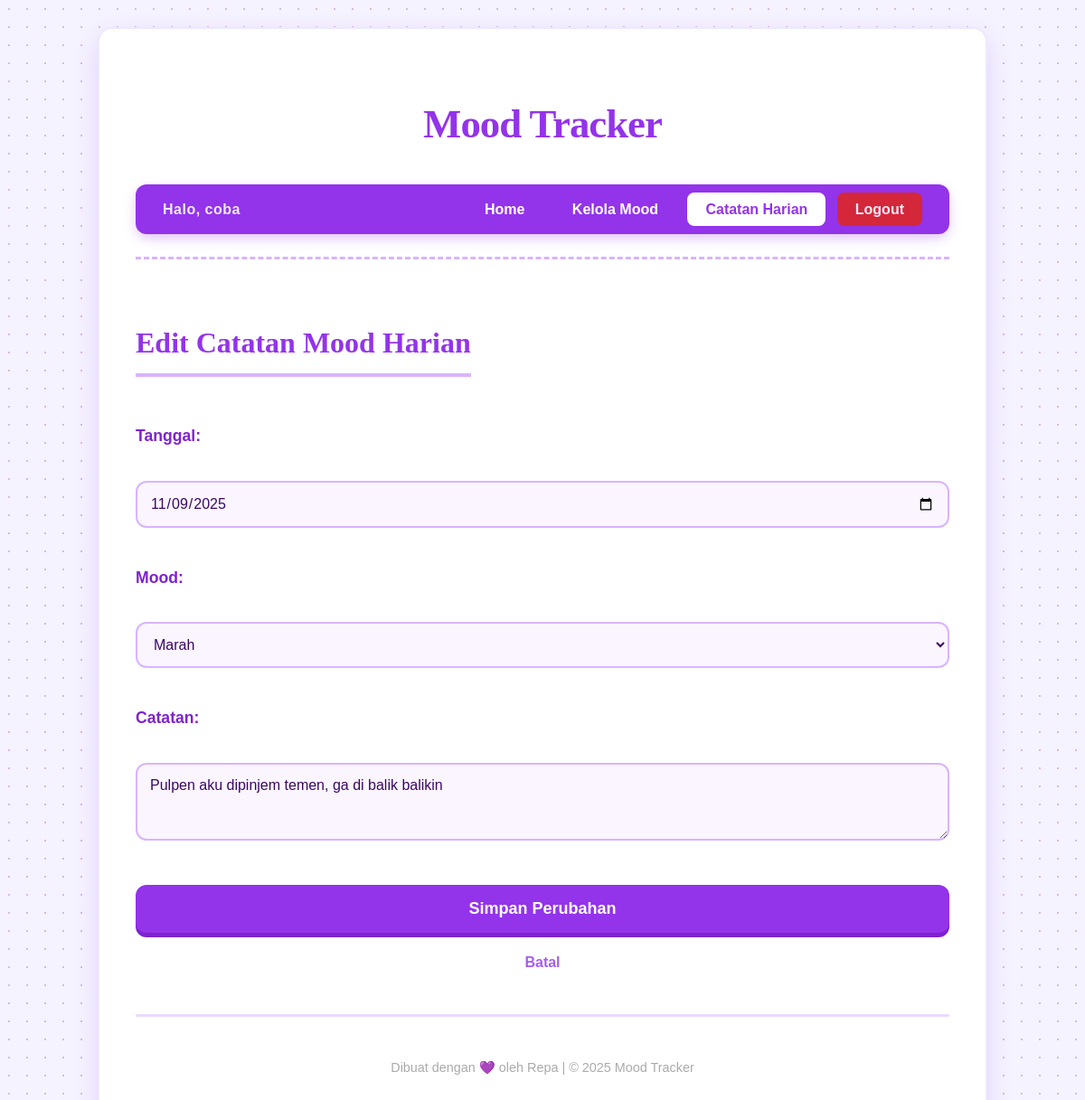
The page /index.php?page=entries&action=edit&id=2 (signed in) on the database its author committed.
### tables this page shows
CREATE TABLE mood_entries (
  entry_id INT AUTO_INCREMENT PRIMARY KEY,
  user_id INT NOT NULL,
  mood_id INT NOT NULL,
  entry_date DATE NOT NULL,
  note TEXT,
  created_at DATETIME DEFAULT CURRENT_TIMESTAMP,
  
   
  CONSTRAINT fk_entry_user FOREIGN KEY (user_id) REFERENCES users(user_id) ON DELETE CASCADE,
  CONSTRAINT fk_entry_mood FOREIGN KEY (mood_id) REFERENCES mood_types(mood_id) ON DELETE RESTRICT
);

CREATE TABLE mood_types (
  mood_id INT AUTO_INCREMENT PRIMARY KEY,
  mood_name VARCHAR(50) NOT NULL,
  mood_color VARCHAR(7),  
  created_at DATETIME DEFAULT CURRENT_TIMESTAMP
);

### class/MoodEntryController.php (called while the page is built, shortened)
<?php
require_once __DIR__ . '/MoodEntryModel.php';
require_once __DIR__ . '/MoodTypeModel.php';
class MoodEntryController {
    private $entryModel;
    private $moodTypeModel;
    public function __construct() {
        $this->entryModel = new MoodEntryModel();
        $this->moodTypeModel = new MoodTypeModel();
    }
    public function showEditForm() {
        $entry_id = $_GET['id'];
        $entry = $this->entryModel->getEntryById($entry_id);
        $moods = $this->moodTypeModel->getAllMoods();
        require __DIR__ . '/../view/edit_entry.php';
    }
}
?>

### class/MoodEntryModel.php (called while the page is built, shortened)
<?php
require_once __DIR__ . '/../config/Database.php';
class MoodEntryModel {
    private $conn;
    public function __construct() {
        $database = new Database();
        $this->conn = $database->connect();
    }
    public function getEntryById($entry_id) {
        $query = "SELECT * FROM mood_entries WHERE entry_id = ?";
        $stmt = $this->conn->prepare($query);
        $stmt->bind_param("i", $entry_id);
        $stmt->execute();
        return $stmt->get_result()->fetch_assoc();
    }
}
?>

### config/Database.php (called while the page is built, shortened)
<?php
class Database {
    private $host = "localhost";
    private $db_name = "mood_tracker";
    private $username = "root";
    private $password = "";
    public function connect() {
        $this->conn = new mysqli($this->host, $this->username, $this->password, $this->db_name);
        return $this->conn;
    }
}
?>

### class/MoodTypeModel.php (called while the page is built, shortened)
<?php
require_once __DIR__ . '/../config/Database.php';
class MoodTypeModel {
    private $conn;
    public function __construct() {
        $database = new Database();
        $this->conn = $database->connect();
    }
    public function getAllMoods() {
        $query = "SELECT * FROM mood_types ORDER BY created_at DESC";
        $stmt = $this->conn->prepare($query);
        $stmt->execute();
        $result = $stmt->get_result();
        $moods = [];
        while ($row = $result->fetch_assoc()) {
            $moods[] = $row;
        }
        return $moods;
    }
}
?>

### view/edit_entry.php (the view, shortened to what this page needs)
<?php include __DIR__ . '/header.php'; ?>
<h2>Edit Catatan Mood Harian</h2>
<form action="index.php?page=entries&action=update" method="POST">
    <p>
        <label>Tanggal:</label><br>
        <input type="date" name="entry_date" value="<?= htmlspecialchars($entry['entry_date']) ?>" required>
    </p>
    <p>
        <label>Mood:</label><br>
        <select name="mood_id" required>
            <?php foreach ($moods as $m): ?>
                <option value="<?= $m['mood_id'] ?>" <?= ($m['mood_id'] == $entry['mood_id']) ? 'selected' : '' ?>>
                    <?= htmlspecialchars($m['mood_name']) ?>
                </option>
            <?php endforeach; ?>
        </select>
    </p>
    <p>
        <label>Catatan:</label><br>
        <textarea name="note" rows="3" cols="50" placeholder="Tulis perasaan kamu hari ini..."><?= htmlspecialchars($entry['note']) ?></textarea>
    </p>
    <p>
        <button type="submit">Simpan Perubahan</button>
        <a href="index.php?page=entries">Batal</a>
    </p>
</form>
<?php include __DIR__ . '/footer.php'; ?>

### style.css (style rules this page uses)
:root { --bg-main: #f5f3ff; --primary-lightest: #ede9fe; --primary-light: #d8b4fe; --primary: #9333ea; --primary-dark: #7e22ce; --text-dark: #3b0764; --white: #ffffff; --danger: #dc2626; }
body { font-family: 'Poppins', sans-serif; background-color: var(--bg-main); color: var(--text-dark); margin: 0; padding: 30px; line-height: 1.6; background-image: radial-gradient(var(--primary-light) 1px, transparent 1px); background-size: 20px 20px; }
h1, h2, h3, .home-menu a { font-family: 'Playfair Display', serif; }
h2 { color: var(--primary); font-weight: 800; border-bottom: 4px solid var(--primary-light); display: inline-block; padding-bottom: 8px; margin-bottom: 35px; font-size: 2em; }
label { color: var(--primary-dark); font-weight: 700; display: block; margin-bottom: 10px; font-size: 1.1em; }
input, select, textarea { width: 100%; padding: 14px; margin-bottom: 25px; border: 2px solid var(--primary-light); border-radius: 12px; background-color: #faf5ff; color: var(--text-dark); font-size: 16px; font-family: 'Poppins', sans-serif; transition: 0.3s; box-sizing: border-box; }
button[type="submit"] { width: 100%; padding: 16px; background-color: var(--primary); color: white; border: none; border-radius: 12px; font-size: 18px; font-weight: 800; font-family: 'Poppins', sans-serif; cursor: pointer; transition: 0.2s; box-shadow: 0 5px 0px var(--primary-dark); }
form a { display: block; text-align: center; margin-top: 20px; color: var(--primary); font-weight: 600; text-decoration: none; opacity: 0.8; }

### rows shown on the page
mood_entries: entry_date "11/09/2025", mood_id "Marah", note "Pulpen aku dipinjem temen, ga di balik balikin"

### other values the page prints
$_SESSION['username'] "coba"
